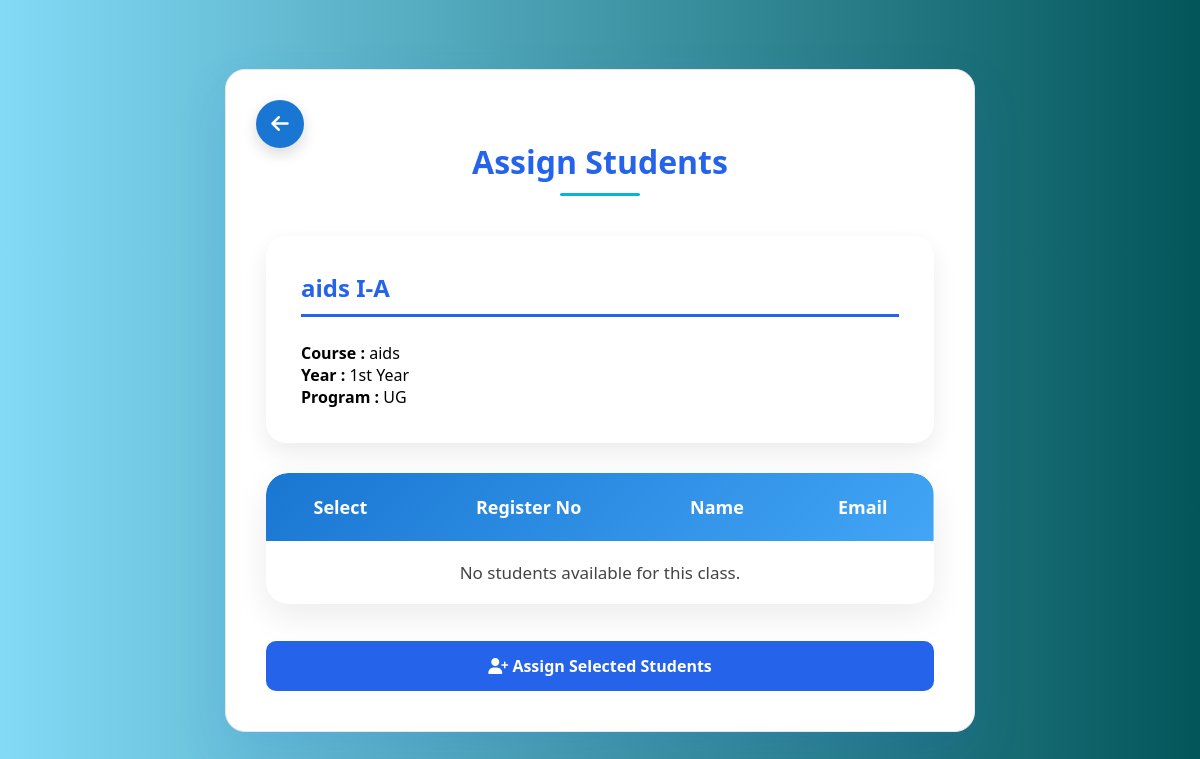
Screenshot of /assign_students.php?class_id=1 (signed in) with the database file from the repository.
### tables this page shows
CREATE TABLE `classes` (
  `class_id` int(11) NOT NULL,
  `class_name` varchar(50) NOT NULL,
  `department_id` int(11) NOT NULL,
  `year_id` int(11) NOT NULL,
  `section` varchar(5) NOT NULL,
  `class_advisor` int(11) DEFAULT NULL
);

CREATE TABLE `departments` (
  `department_id` int(11) NOT NULL,
  `department_name` varchar(100) NOT NULL,
  `program_level` enum('UG','PG','Diploma','PhD') NOT NULL DEFAULT 'UG'
);

CREATE TABLE `years` (
  `year_id` int(11) NOT NULL,
  `year_name` varchar(30) NOT NULL
);

### assign_students.php (the view, shortened to what this page needs)
<?php
require "database.php";
$class_id = intval($_GET["class_id"]);
$stmt = mysqli_prepare(
    $conn,
    "SELECT
    c.class_name,
    c.department_id,
    c.year_id,
    d.department_name,
    d.program_level,
    y.year_name
    FROM classes c
    LEFT JOIN departments d
    ON c.department_id=d.department_id
    LEFT JOIN years y
    ON c.year_id=y.year_id
    WHERE c.class_id=?"
);
mysqli_stmt_bind_param(
    $stmt,
    "i",
    $class_id
);
mysqli_stmt_execute($stmt);
$class = mysqli_stmt_get_result($stmt);
$class = mysqli_fetch_assoc($class);
$stmt = mysqli_prepare(
    $conn,
    "SELECT
    student_id,
    register_number,
    student_name,
    email
    FROM students
    WHERE
    department_id=?
    AND year_id=?
    AND class_id IS NULL
    ORDER BY student_name"
);
mysqli_stmt_bind_param(
    $stmt,
    "ii",
    $class["department_id"],
    $class["year_id"]
);
mysqli_stmt_execute($stmt);
$students = mysqli_stmt_get_result($stmt);
?>
<!DOCTYPE html>
<html>
<head>
<link
rel="stylesheet"
href="style.css">
<link
rel="stylesheet"
href="https://cdnjs.cloudflare.com/ajax/libs/font-awesome/6.5.1/css/all.min.css">
</head>
<body>
<div class="container">
<a
href="view_class.php?id=<?php echo $class_id; ?>"
class="home-btn">
<i class="fa-solid fa-arrow-left"></i>
</a>
<h1>
Assign Students
</h1>
<div class="class-details-card">
<h2>
<?php echo htmlspecialchars($class["class_name"]); ?>
</h2>
<p>
<strong>Course :</strong>
<?php echo htmlspecialchars($class["department_name"]); ?>
</p>
<p>
<strong>Year :</strong>
<?php echo htmlspecialchars($class["year_name"]); ?>
</p>
<p>
<strong>Program :</strong>
<?php echo htmlspecialchars($class["program_level"]); ?>
</p>
</div>
<form method="POST">
<table class="data-table">
<thead>
<tr>
<th>Select</th>
<th>Register No</th>
<th>Name</th>
<th>Email</th>
</tr>
</thead>
<tbody>
<?php
if(mysqli_num_rows($students)>0){
while($row=mysqli_fetch_assoc($students)){
?>
<tr>
<td>
<input
type="checkbox"
name="students[]"
value="<?php echo $row["student_id"]; ?>">
</td>
<td>
<?php echo htmlspecialchars($row["register_number"]); ?>
</td>
<td>
<?php echo htmlspecialchars($row["student_name"]); ?>
</td>
<td>
<?php echo htmlspecialchars($row["email"]); ?>
</td>
</tr>
<?php
}
}else{
?>
<tr>
<td colspan="4">
No students available for this class.
</td>
</tr>
<?php
}
?>
</tbody>
</table>
<br>
<button
type="submit">
<i class="fa-solid fa-user-plus"></i>
Assign Selected Students
</button>
</form>
</div>
</body>
</html>

### style.css (style rules this page uses)
* { margin:0; padding:0; box-sizing:border-box; font-family:'Segoe UI', Tahoma, Geneva, Verdana, sans-serif; }
body { min-height:100vh; display:flex; justify-content:center; align-items:center; padding:40px; background:linear-gradient( to right, #82daf7, #03565a ); }
.container { width:100%; max-width:750px; background:#FFFFFF; border-radius:20px; padding:40px; border:1px solid #E5E7EB; box-shadow:0 20px 50px rgba(37,99,235,0.12); transition:0.3s ease; }
form { display:flex; flex-direction:column; }
h1 { text-align:center; font-size:32px; color:#2563EB; margin-bottom:10px; }
h1::after { content:""; display:block; width:80px; height:3px; background:#06B6D4; margin:10px auto; border-radius:10px; }
button { width:100%; padding:14px; border:none; border-radius:10px; font-size:16px; font-weight:600; cursor:pointer; margin-top:15px; transition:0.3s ease; }
button[type="submit"] { background:#2563EB; color:white; }
a { color:#2563EB; text-decoration:none; }
.data-table { width:100%; border-collapse:separate; border-spacing:0; overflow:hidden; border-radius:22px; background:#fff; box-shadow:0 12px 35px rgba(0,0,0,.08); }
.data-table thead { background:linear-gradient(135deg,#1976d2,#42a5f5); }
.data-table th { background:transparent; color:#fff; padding:22px; font-size:18px; font-weight:600; text-align:center; }
.data-table th:first-child { border-top-left-radius:22px; }
.data-table th:last-child { border-top-right-radius:22px; }
.data-table td { padding:20px; text-align:center; color:#444; font-size:17px; }
.data-table tbody tr { transition:.3s; }
.container { position:relative; }
.home-btn { position:absolute; top:30px; left:30px; width:48px; height:48px; border-radius:50%; background:#1976d2; color:#fff; display:flex; justify-content:center; align-items:center; text-decoration:none; font-size:20px; transition:.3s; box-shadow:0 6px 15px rgba(0,0,0,.15); }
.container h1 { text-align:center; margin-top:30px; margin-bottom:40px; }
.class-details-card { background:#fff; border-radius:20px; padding:35px; margin:30px 0; box-shadow:0 10px 25px rgba(0,0,0,.08); }
.class-details-card h2 { color:#2563eb; margin-bottom:25px; border-bottom:3px solid #2563eb; padding-bottom:10px; }

### rows the page displays
classes: class_name "aids I-A", department.department_name "aids", year.year_name "1st Year", department.program_level "UG"
